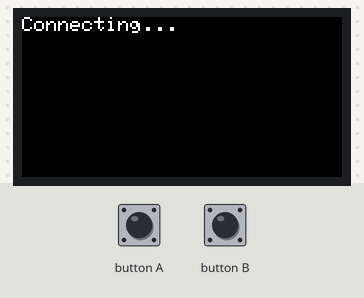
A program run on a simulated ESP32. On the bench: 160×80 colour display. The inputs (shaded band) are chosen by the test bench. WiFi joins after 1.5 s; servers stay silent unless stated; uploads are accepted with an empty reply; what the program prints to the serial monitor is not drawn.

Above: at 1.3 s.
1.4 s: button A pressed for 1 s
At 2.35 s:
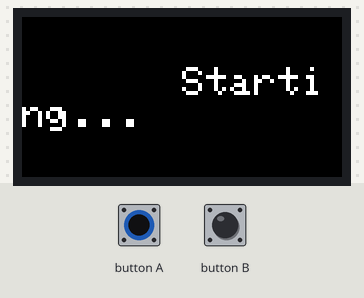
3.0 s: button A pressed for 3.2 s
At 6.1 s:
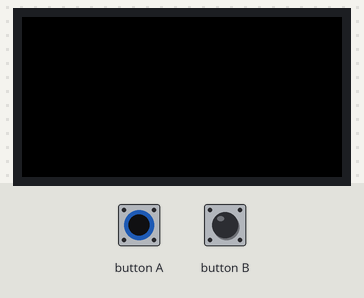
7.7 s: button A pressed for 0.15 s
At 7.87 s:
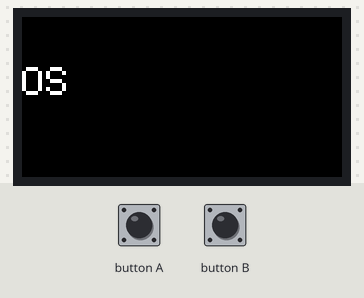

The program:

main.cpp
```cpp
#include <WiFi.h>
#include <HTTPClient.h>
#include <M5StickC.h>
#include <esp_wifi.h>
#include "esp_wpa2.h"
#include <ArduinoJson.h>
#include "credentials.h"  // 認証情報

const char* ssid = "eduroam";
const char* apiUrl = "https://sd-2502.vercel.app/api/message";

// 状態管理
unsigned long lastGetTime = 0;
const unsigned long getInterval = 10000;
unsigned long lastPressTime = 0;
unsigned long lastReleaseTime = 0;
bool lastButtonState = false;
int pressCount = 0;
String latestMessage = "Starting...";
bool messageUpdated = true;
bool messageIsLocal = false;  // true: 送信メッセージ, false: 受信メッセージ

// スクロール制御
int scrollX = 80;
unsigned long lastScrollTime = 0;
const int scrollSpeed = 30;

// 絵文字→文字列変換（受信時）
String interpretEmoji(String msg) {
  if (msg == "👍") return "good";
  if (msg == "❤️") return "heart";
  if (msg == "✨") return "thank you";
  return msg;
}

// スクロール表示（方向対応）
void updateScrollingMessage() {
  if (!messageUpdated && millis() - lastScrollTime < scrollSpeed) return;
  lastScrollTime = millis();

  int screenWidth = 80;
  int charWidth = 12;
  String padded = latestMessage + "     ";
  int scrollWidth = padded.length() * charWidth;

  M5.Lcd.fillScreen(BLACK);
  M5.Lcd.setTextSize(2);
  M5.Lcd.setTextColor(WHITE);
  M5.Lcd.setCursor(scrollX, 25);
  M5.Lcd.print(padded);

  // 方向を変える
  if (messageIsLocal) {
    scrollX += 2;
    if (scrollX > screenWidth) scrollX = -scrollWidth;
  } else {
    scrollX -= 2;
    if (scrollX < -scrollWidth) scrollX = screenWidth;
  }

  if (messageUpdated) {
    scrollX = messageIsLocal ? -scrollWidth : screenWidth;
    messageUpdated = false;
  }
}

// メッセージ送信
void sendMessage(String message) {
  if (WiFi.status() != WL_CONNECTED) {
    Serial.println("WiFi not connected. Skipping send.");
    return;
  }

  latestMessage = message;
  messageUpdated = true;
  messageIsLocal = true;

  HTTPClient http;
  http.begin(apiUrl);
  http.addHeader("Content-Type", "application/json");

  String payload = "{\"message\":\"" + message + "\"}";
  Serial.println("Sending payload: " + payload);

  int httpCode = http.POST(payload);
  String response = http.getString();

  Serial.printf("HTTP POST code: %d\n", httpCode);
  Serial.println("Response: " + response);
  http.end();
}

// メッセージ取得
void fetchMessage() {
  if (WiFi.status() != WL_CONNECTED) return;

  HTTPClient http;
  http.begin(apiUrl);
  int httpCode = http.GET();

  if (httpCode == 200) {
    String response = http.getString();
    StaticJsonDocument<512> doc;
    DeserializationError error = deserializeJson(doc, response);
    if (error) {
      Serial.print("JSON parse error: ");
      Serial.println(error.c_str());
      return;
    }

    String message = doc["message"] | "";
    message = interpretEmoji(message);

    if (message != latestMessage) {
      latestMessage = message;
      messageUpdated = true;
      messageIsLocal = false;
    }
  } else {
    Serial.printf("HTTP GET failed, code: %d\n", httpCode);
  }

  http.end();
}

// ボタン処理（1回: OK / 2回: Stay Home / 長押し: SOS）
void handleButton() {
  M5.update();
  bool currentState = M5.BtnA.isPressed();
  unsigned long currentTime = millis();

  if (currentState && !lastButtonState) {
    lastPressTime = currentTime;
  }

  if (!currentState && lastButtonState) {
    unsigned long pressDuration = currentTime - lastPressTime;

    if (pressDuration > 1000) {
      sendMessage("SOS");  // 長押し
      pressCount = 0;
    } else {
      pressCount++;
      lastReleaseTime = currentTime;
    }
  }

  if (pressCount == 1 && (currentTime - lastReleaseTime > 600)) {
    sendMessage("OK");
    pressCount = 0;
  } else if (pressCount == 2) {
    sendMessage("Stay Home");
    pressCount = 0;
  }

  lastButtonState = currentState;
}

// 初期化
void setup() {
  M5.begin();
  M5.Lcd.setRotation(3);
  M5.Lcd.fillScreen(BLACK);
  M5.Lcd.setTextColor(WHITE);
  M5.Lcd.setTextSize(1);
  M5.Lcd.setCursor(0, 0);
  M5.Lcd.println("Starting...");

  Serial.begin(115200);

  WiFi.mode(WIFI_STA);
  esp_wifi_sta_wpa2_ent_set_identity((uint8_t *)EAP_IDENTITY, strlen(EAP_IDENTITY));
  esp_wifi_sta_wpa2_ent_set_username((uint8_t *)EAP_USERNAME, strlen(EAP_USERNAME));
  esp_wifi_sta_wpa2_ent_set_password((uint8_t *)EAP_PASSWORD, strlen(EAP_PASSWORD));
  esp_wifi_sta_wpa2_ent_enable();
  WiFi.begin(ssid);
  esp_wifi_connect();
}

// メインループ
void loop() {
  handleButton();

  if (WiFi.status() == WL_CONNECTED) {
    if (millis() - lastGetTime > getInterval) {
      fetchMessage();
      lastGetTime = millis();
    }
  } else {
    M5.Lcd.fillScreen(BLACK);
    M5.Lcd.setCursor(0, 0);
    M5.Lcd.setTextSize(1);
    M5.Lcd.setTextColor(WHITE);
    M5.Lcd.println("Connecting...");
    Serial.println("WiFi connecting...");
    delay(1000);
    return;
  }

  updateScrollingMessage();
}
```

credentials_template.h
```cpp
#ifndef CREDENTIALS_H
#define CREDENTIALS_H

#define EAP_IDENTITY   ""
#define EAP_USERNAME   ""
#define EAP_PASSWORD   ""

#endif
```
